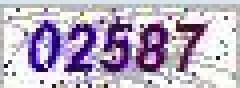
#> input picture web自动化_教务系统/图片降噪处理and验证码识别/处理中的照片/原始验证码.png, 60 x 22 px, found by its file name (shown 4 times larger)
$ python -i '验证码前置处理.py'   (imports and definitions only)   (older library calls are emulated)
#> lines starting #> are read from the running program, lines starting #| are printed output that depends on the picture; after the words box and inside, x2 and y2 are one past the last pixel; in counts of white or black regions, pixels touching at a corner belong together
# @Time   ： 2022/1/9 5:34 PM
# @Author ： 水镜
# @Do     :  验证码的优化和识别 并对它的结果进行优化
import re

import pytesseract
import cv2

# 将图片进行优化
from PIL import Image
import numpy as np
import cv2

from PIL import Image
import os
import scipy.signal as signal


def chuli():
#------------把照片变成个黑白再简单处理一下--------------------
    input_images = np.zeros((300, 300))
    filename = "图片降噪处理and验证码识别/处理中的照片/原始验证码.png"
    img = Image.open(filename).resize((300, 300)).convert('L')
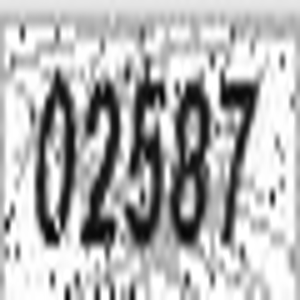
#> img: PIL image 300x300 L; min 2, max 255, mean 179.5
    width = img.size[0]
#> width = 300
    height = img.size[1]
#> height = 300

    for h in range(0, height):
        for w in range(0, width):
            if img.getpixel((h, w)) < 128:
                input_images[w, h] = 0
            else:
                input_images[w, h] = 1
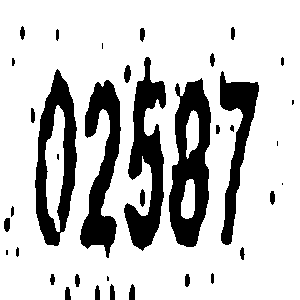
#> input_images: shape (300, 300) float64; values 0 (black) and 1 (white), 78.8% white; 37 black regions (7 under 20 px), largest, box (x1, y1, x2, y2) and area: (169, 78, 211, 247) 4288, (124, 57, 166, 251) 3871, (35, 69, 77, 246) 3634
    # cv2.imshow("test1111", input_images)
    cv2.imwrite('图片降噪处理and验证码识别/处理中的照片/黑白验证码.png', input_images * 255)

    #------------------降噪------------------

    img = Image.open(os.path.join("图片降噪处理and验证码识别/处理中的照片/黑白验证码.png"))
    img_data = np.array(img, dtype=np.uint8)
    row, col = img_data.shape
#> row = 300; col = 300
    for i in range(row):
        for j in range(col):
            count = 0
            if img_data[i, j] != 255:  # 255 white
                # up search
                up_i = i - 1
                while up_i - 1 >= 0 and img_data[up_i, j] != 255:
                    count += 1
                    up_i -= 1
                # down search
                down_i = i + 1
                while down_i + 1 <= row - 1 and img_data[down_i, j] != 255:
                    count += 1
                    down_i += 1
                # clean
                if count <= 15:
                    for tmp_i in range(up_i, down_i):
                        img_data[tmp_i, j] = 255
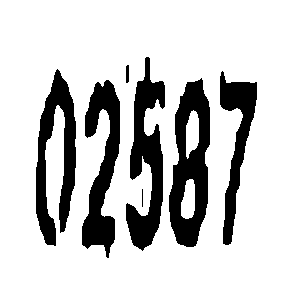
#> img_data: shape (300, 300); 80.6% white; 7 black regions (1 under 20 px), largest, box (x1, y1, x2, y2) and area: (169, 78, 210, 247) 4183, (126, 57, 165, 251) 3788, (36, 69, 76, 246) 3527, (82, 80, 120, 258) 3444, (220, 71, 257, 245) 2474, (126, 65, 129, 83) 52
    img_reduce_noise = Image.fromarray(img_data.astype('uint8'))

    #------------------图片调整大小------------------
    out = img_reduce_noise.resize((60, 27), Image.ANTIALIAS)
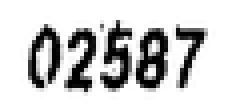
#> out: PIL image 60x27 L (shown 4 times larger); min 0, max 255, mean 205.4
    # resize image with high-quality
    out.save('图片降噪处理and验证码识别/处理中的照片/完全处理后图片.png', 'png')


# [7 lines of commented-out code are left out]

>>> result = chuli()
